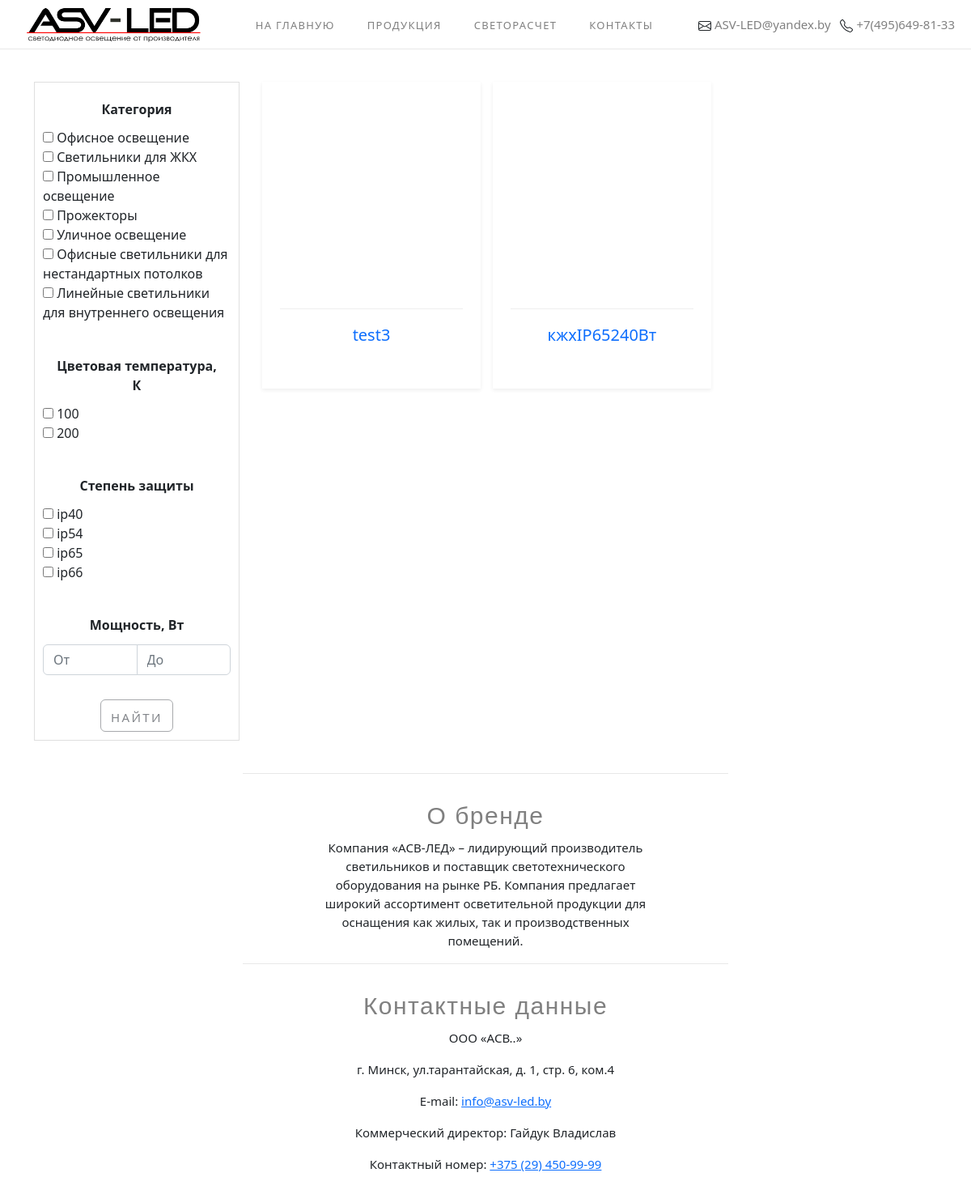
The page /catalog/filter/?category=svetilniki-dlya-zhkh on the database as committed earlier.
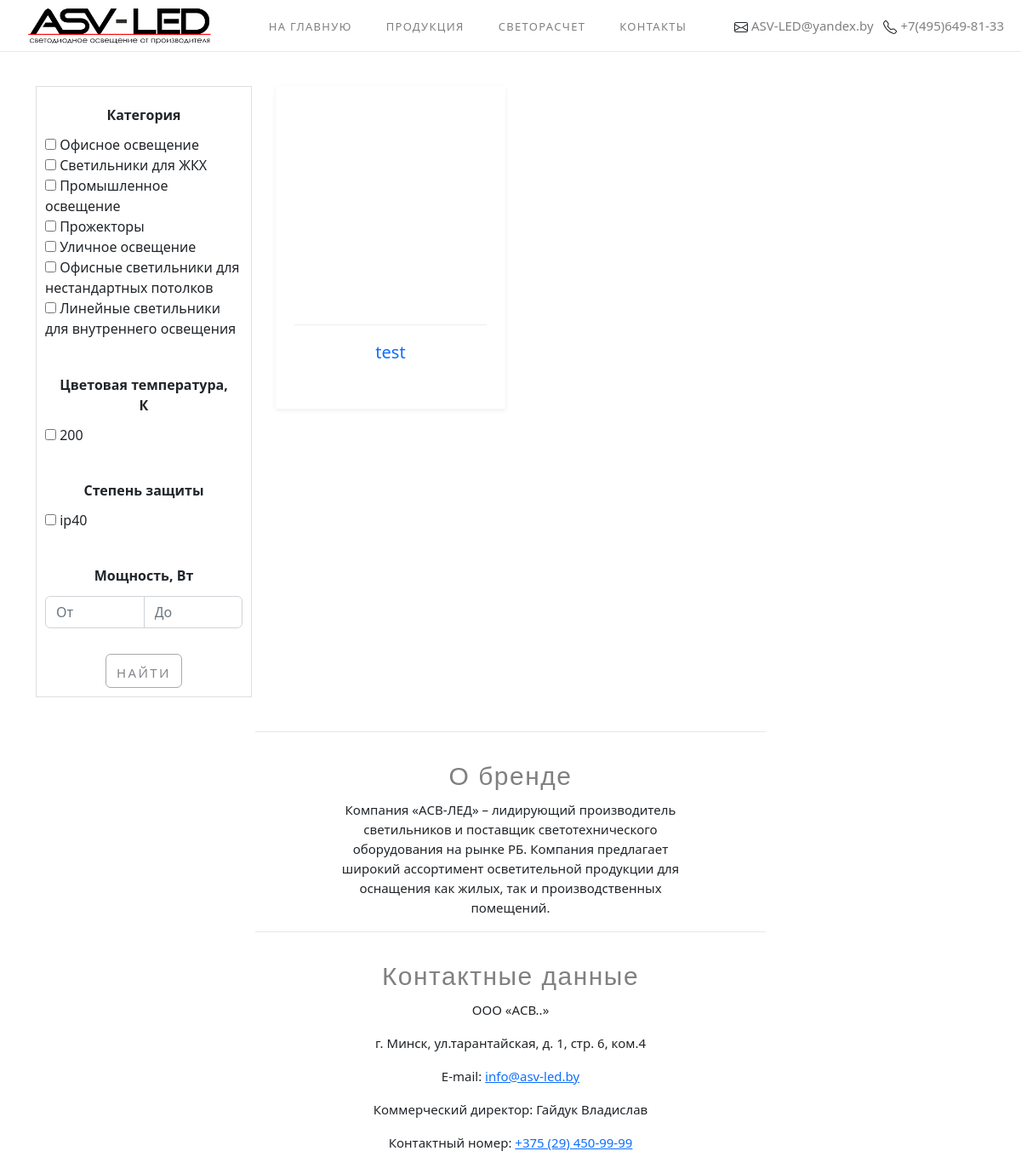
The same page on the database as committed later.
### catalog/models.py (models this page shows, shortened)
class Category(models.Model):
    name = models.CharField('Категория', max_length=150)
    url = models.SlugField(max_length=160, unique=True)
    image = models.ImageField('Картинка', upload_to='img', null=True, blank=True)
    class Meta:
        verbose_name = 'Категория'
        verbose_name_plural = 'Категории'

class Kelvin(models.Model):
    name = models.CharField('Цветовая температура, К', max_length=150)
    url = models.SlugField(max_length=160, unique=True)
    class Meta:
        verbose_name = 'Цветовая температура'
        verbose_name_plural = 'Цветовые температуры'

class Protection(models.Model):
    name = models.CharField('Степень защиты', max_length=150)
    url = models.SlugField(max_length=160, unique=True)
    class Meta:
        verbose_name = 'Степень защиты'
        verbose_name_plural = 'Степени защиты'

class Catalog(models.Model):
    name = models.CharField('Название', max_length=50)
    lamp_type = models.CharField('Тип ламп', max_length=50, default='')
    rass_type = models.CharField('Тип рассеивателя', max_length=30, default='')
    power = models.PositiveSmallIntegerField('Мощность, Вт', default=1)
    svet_potok = models.CharField('Световой поток, Лм', max_length=20)
    temp_sveta = models.ForeignKey(Kelvin, verbose_name='Цветовая температура, К', on_delete=models.SET_NULL, null=True,)
    napruga = models.CharField('Номинальное напряжение, В', max_length=100)
    herz = models.CharField('Номинальная частота, Гц', max_length=100, default='')
    koef_power = models.CharField('Коэффициент мощности', max_length=100, default='')
    koef_ra = models.CharField('Коэффициент цветопередачи, Ra', max_length=100, default='')
    protection = models.ForeignKey(Protection, verbose_name='Степень защиты', on_delete=models.SET_NULL, null=True,)
    coef_puls = models.CharField('Коэффициент пульсации, %', max_length=10)
    usage_temp = models.CharField('Допустимая температура эксплуатации, С', max_length=20, default='')
    size = models.CharField('Габариты', max_length=100)
    tip_mon = models.CharField('Тип монтажа', max_length=30)
    garant = models.CharField('Гарантия', max_length=10)
    image = models.ImageField('Картинка', upload_to='img', null=True, blank=True)
    description = models.TextField('Описание', blank=True, null=True)
    category = models.ForeignKey(Category, verbose_name="Категория", on_delete=models.SET_NULL, null=True,)
    url = models.SlugField(unique=True, blank=True, null=True, db_index=True,)
    def get_absolute_url(self):
        return reverse('details', kwargs={'slug': self.url})
    class Meta:
        verbose_name = 'Товар'
        verbose_name_plural = 'Товары'

### catalog/views.py (the view)
# urls.py: path('filter/', views.Filters.as_view(), name='filter'),
class Filters(Category, ListView):
    template_name = 'catalog/catalog.html'
    context_object_name = 'item_list'
    def get_queryset(self, *args, **kwargs):
        min_power = self.request.GET.get('min_power')
        max_power = self.request.GET.get('max_power')
        my_q = Q()
        if 'category' in self.request.GET:
            my_q = Q(category__url__in=self.request.GET.getlist('category'))
        if 'temp_sveta' in self.request.GET:
            my_q &= Q(temp_sveta__url__in=self.request.GET.getlist('temp_sveta'))
        if 'protection' in self.request.GET:
            my_q &= Q(protection__url__in=self.request.GET.getlist('protection'))
        if min_power:
            my_q &= Q(power__gte=int(min_power))
        if max_power:
            my_q &= Q(power__lte=int(max_power))
        queryset = Catalog.objects.filter(my_q)
        return queryset

### catalog/views.py (called while the page is built)
    def get_category(self):
        return CatModel.objects.all()

    def get_kelvin(self):
        return KelModel.objects.all()

    def get_protection(self):
        return ProModel.objects.all()

### catalog/templates/catalog/catalog.html (shortened to what the changed rows need)
{% extends 'main/layout.html' %}
{% load static %}
{% block body %}
<link rel="stylesheet" href="https://cdnjs.cloudflare.com/ajax/libs/bootstrap-slider/11.0.2/css/bootstrap-slider.css" />
        <div class="container container-prod">
            <div class="">
                <div class="col-md-3">
                    <div class="filters-menu">
                        <form action="{% url 'filter' %}" method="get" name="filter" id="filter-form">
                            <div class="filters-menu-block">
                                <div class="filters-menu-content">
                                    {% for category in view.get_category %}
                                        <input type="checkbox" class="checked" name="category" value="{{ category.url }}" id="category">
                                            <span>{{ category.name }}</span>
                                        <br>
                                    {% endfor %}
                                </div>
                            </div>
                            <div class="filters-menu-block">
                                <div class="filters-menu-content">
                                    {% for kelvin in view.get_kelvin %}
                                        <input type="checkbox" class="checked" name="temp_sveta" value="{{ kelvin.url }}" id="kelvin">
                                            <span>{{ kelvin.name }}</span>
                                        <br>
                                    {% endfor %}
                                </div>
                            </div>
                            <div class="filters-menu-block">
                                <div class="filters-menu-content">
                                    {% for protection in view.get_protection %}
                                        <input type="checkbox" class="checked" name="protection" value="{{ protection.url }}" id="protection">
                                            <span>{{ protection.name }}</span>
                                        <br>
                                    {% endfor %}
                                </div>
                            </div>
                        </form>
                    </div>
        </div>
        <div class="col-md-9">
            <div class="row ">
                {% if item_list %}
                {% for el in item_list %}
                <div class="product-card">
                    <div class="product-thumb">
                        <a href="{{ el.get_absolute_url }}"><img src="{{ el.image.url }}" alt=""></a>
                    </div>
                    <div class="product-details">
                        <div class="product-bottom-details d-flex justify-content-center">
                            <h4><a href="{{ el.get_absolute_url }}">{{ el.name }}</a></h4>
                        </div>
                    </div>
                </div>
                {% endfor %}
                {% else %}
                    Товары отсутствуют
                {% endif %}
            </div>
        </div>
  </div>
</div>
{% endblock %}

Rows that differ between the two databases and show on the page:
removed Kelvin: name "100"
removed Protection: name "ip54"
removed Protection: name "ip65"
removed Protection: name "ip66"
removed Catalog: name "test3"
removed Catalog: name "кжхIP65240Вт"
added Catalog: name "test"
